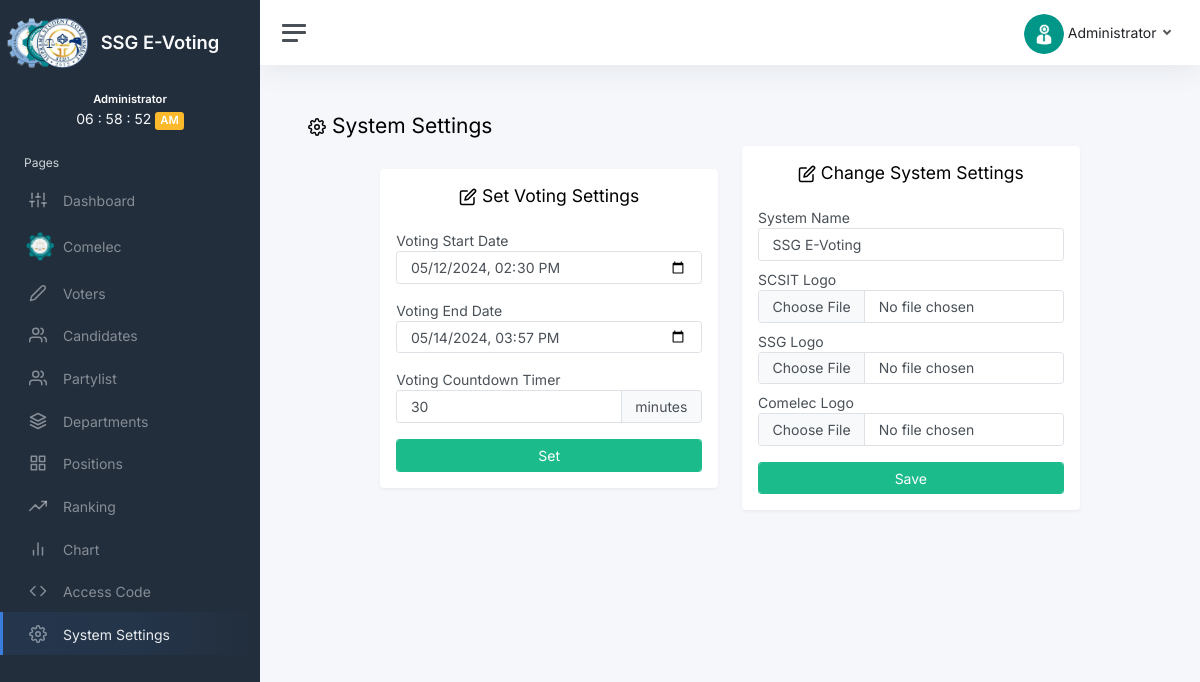
The app's page /admin/index.php?page=system_settings (signed in) with its own data.
### tables this page shows
CREATE TABLE `system_settings` (
  `id` int(11) NOT NULL,
  `system_name` varchar(50) NOT NULL,
  `scsit_logo` varchar(200) NOT NULL,
  `ssg_logo` varchar(200) NOT NULL,
  `comelec_logo` varchar(200) NOT NULL
);

CREATE TABLE `voting_date_time` (
  `id` int(11) NOT NULL,
  `date_start` datetime DEFAULT NULL,
  `date_end` datetime DEFAULT NULL,
  `time` int(10) DEFAULT NULL
);

### inc/function.php (called while the page is built, shortened)
<?php
    class Connection{
        public $host = "localhost";
        public $user = "root";
        public $password = "";
        public $db_name = "ssg_e_voting";
        public function __construct(){
            $this->conn = mysqli_connect($this->host, $this->user, $this->password, $this->db_name);
        }
    }
    class dataOperation extends Connection{
        public function displayTimer(){
            $sql = mysqli_query($this->conn, "SELECT * FROM voting_date_time WHERE id = 1 ");
            $array = array();
            $row = mysqli_fetch_assoc($sql);
            $array[] = $row;
            return $array;
        }
        public function displaySystem(){
            $sql = mysqli_query($this->conn, "SELECT * FROM system_settings");
            $array = array();
            $row = mysqli_fetch_assoc($sql);
            $array[] = $row;
            return $array;
        }
    }
    $oop = new dataOperation;

### admin/pages/system_settings.php (the view, shortened to what this page needs)
            <div class="container-fluid p-0">
                <h1 class="h3"><i class="align-middle" data-feather="settings"></i> System Settings</h1>
                <div class="row d-flex justify-content-center align-items-center">
                    <div class="col-md-5">
                        <div class="card shadow p-3" style="overflow-y: hidden;">
                            <?php
                            $myrow = $oop->displayTimer();
                            foreach($myrow as $row){
                            ?>
                            <form action="" method="POST" enctype="multipart/form-data">
                                <h4 class="text-center mb-4"><i class="align-middle" data-feather="edit"></i> Set Voting Settings</h4>
                                <label>Voting Start Date</label>
                                <div class="input-group mb-3">
                                    <input type="datetime-local" class="form-control" name="date_start" value="<?=$row['date_start']?>" aria-label="Recipient's username" aria-describedby="basic-addon2" required>
                                </div>
                                <label>Voting End Date</label>
                                <div class="input-group mb-3">
                                    <input type="datetime-local" class="form-control" name="date_end" value="<?=$row['date_end']?>" aria-label="Recipient's username" aria-describedby="basic-addon2" required>
                                </div>
                                <label>Voting Countdown Timer</label>
                                <div class="input-group mb-3">
                                    <input type="number" value="<?=$row['time']?>" class="form-control" name="time" aria-label="Recipient's username" aria-describedby="basic-addon2" required>
                                    <span class="input-group-text" id="basic-addon2">minutes</span>
                                </div>
                                <button type="submit" name="setSetting" class="btn btn-success form-control">Set</button>
                            </form>
                            <?php } ?>
                        </div>
                    </div>
                    <div class="col-md-5">
                        <div class="card shadow p-3" style="overflow-y: hidden;">
                            <?php
                            $myrow = $oop->displaySystem();
                            foreach($myrow as $row){
                            ?>
                            <form action="" method="POST" enctype="multipart/form-data">
                                <h4 class="text-center mb-4"><i class="align-middle" data-feather="edit"></i> Change System Settings</h4>
                                <label>System Name</label>
                                <input type="text" name="systemName" value="<?= $row['system_name']?>" class="form-control mb-2" required>
                                <label>SCSIT Logo</label>
                                <input type="file" name="scsit" class="form-control mb-2">
                                <label>SSG Logo</label>
                                <input type="file" name="ssg" class="form-control mb-2">
                                <label>Comelec Logo</label>
                                <input type="file" name="comelec" class="form-control mb-3">
                                <button type="submit" name="saveSetting" class="btn btn-success form-control">Save</button>
                            </form>
                            <?php } ?>
                        </div>
                    </div>
	</div>
</div>

### admin/inc/sidebar.php (shortened to what this page needs)
<nav id="sidebar" class="sidebar js-sidebar">
		<div class="sidebar-content js-simplebar">
			<?php
			$myrow = $oop->displaySystem();
			foreach($myrow as $row){ ?>
			<a class="sidebar-brand" href="?page=dashboard">
					<img src="../img/logo/<?=$row['ssg_logo'];?>" class="me-2" alt="SSG logo" style="height: 50px; margin-left: -45px;">
			<span class="align-middle" >
				<?= $row['system_name']; } ?>
		  	</span>
        </a>
				<ul class="sidebar-nav">
					<center><span class="badge" class="text-light">Administrator</span></center>
					<center><span id="clock" class="text-light"></span></center>
					<li class="sidebar-header">
						Pages
					</li>
					<li class="sidebar-item">
						<a class="sidebar-link" href="?page=dashboard">
              			<i class="align-middle" data-feather="sliders"></i> <span class="align-middle">Dashboard</span>
            			</a>
					</li>
					<li class="sidebar-item">
						<a  class="sidebar-link" href="?page=comelec">
						<img src="../img/logo/comelec-logo.png" alt="Comelec logo" style="height: 30px; margin-left: -4px; margin-right: 4px;">
              			 <span class="align-middle">Comelec</span>
            			</a>
					</li>
					<li class="sidebar-item">
						<a class="sidebar-link" href="?page=voters">
              			<i class="align-middle" data-feather="edit-2"></i> <span class="align-middle">Voters</span>
            			</a>
					</li>
					<li class="sidebar-item">
						<a class="sidebar-link" href="?page=candidates">
              			<i class="align-middle" data-feather="users"></i> <span class="align-middle">Candidates</span>
            			</a>
					</li>
					<li class="sidebar-item">
						<a class="sidebar-link" href="?page=partylist">
              			<i class="align-middle" data-feather="users"></i> <span class="align-middle">Partylist</span>
            			</a>
					</li>
					<li class="sidebar-item">
						<a class="sidebar-link" href="?page=departments">
              			<i class="align-middle" data-feather="layers"></i> <span class="align-middle">Departments</span>
            			</a>
					</li>
					<li class="sidebar-item">
						<a class="sidebar-link" href="?page=positions">
              			<i class="align-middle" data-feather="grid"></i> <span class="align-middle">Positions</span>
            			</a>
					</li>
					<li class="sidebar-item">
						<a class="sidebar-link" href="?page=ranking">
              			<i class="align-middle" data-feather="trending-up"></i> <span class="align-middle">Ranking</span>
            			</a>
					</li>
                    <li class="sidebar-item">
						<a class="sidebar-link" href="?page=chart">
              			<i class="align-middle" data-feather="bar-chart-2"></i> <span class="align-middle">Chart</span>
            			</a>
					</li>
					<li class="sidebar-item">
						<a class="sidebar-link" href="?page=access_code">
              			<i class="align-middle" data-feather="code"></i><span class="align-middle"> Access Code</span>
            			</a>
					</li>
					<li class="sidebar-item mb-5">
						<a class="sidebar-link" href="?page=system_settings">
              			<i class="align-middle" data-feather="settings"></i> <span class="align-middle">System Settings</span>
            			</a>
					</li>
				</ul>
			</div>
		</nav>

### css/main.css (style rules this page uses)
.sidebar-link.active { background: linear-gradient(90deg, rgba(59, 125, 221, .1), rgba(59, 125, 221, .088) 50%, transparent); border-left-color: #3b7ddd; color: #e9ecef; }

### records on screen
system_settings: ssg_logo (picture), system_name "SSG E-Voting", systemName "SSG E-Voting"
voting_date_time: date_start "05/12/2024 14:30", date_end "05/14/2024 15:57", time "30"
